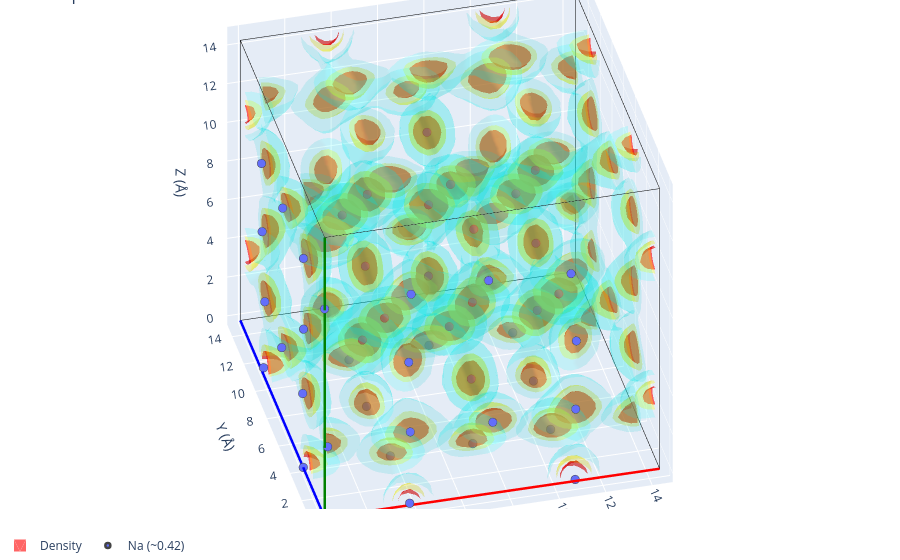

Notebook source saved alongside this figure:
### Markdown cell above
Overlaying the sites (red) on the sodium density isosurface.

### Code cell
vol.plot_3d(structure=sites)

### Figure 1 — Plotly figure (JSON) as saved in the notebook; plotly's stock layout.template omitted (floating-point values rounded to 4 significant figures; data arrays with more than 128 entries replaced by an {"elided": "..."} marker saying what was removed)
{"data": [{"line": {"color": "red", "width": 5}, "mode": "lines", "showlegend": false, "type": "scatter3d", "x": [0, 14.44], "y": [0, -0.02995], "z": [0, 3.137e-05]}, {"line": {"color": "blue", "width": 5}, "mode": "lines", "showlegend": false, "type": "scatter3d", "x": [0, -0.02995], "y": [0, 14.44], "z": [0, -5.366e-05]}, {"line": {"color": "green", "width": 5}, "mode": "lines", "showlegend": false, "type": "scatter3d", "x": [0, 3.129e-05], "y": [0, -5.396e-05], "z": [0, 14.48]}, {"line": {"color": "black", "width": 1}, "mode": "lines", "showlegend": false, "type": "scatter3d", "x": [14.44, 14.41], "y": [-0.02995, 14.41], "z": [3.137e-05, -2.229e-05]}, {"line": {"color": "black", "width": 1}, "mode": "lines", "showlegend": false, "type": "scatter3d", "x": [14.44, 14.44], "y": [-0.02995, -0.03], "z": [3.137e-05, 14.48]}, {"line": {"color": "black", "width": 1}, "mode": "lines", "showlegend": false, "type": "scatter3d", "x": [-0.02995, 14.41], "y": [14.44, 14.41], "z": [-5.366e-05, -2.229e-05]}, {"line": {"color": "black", "width": 1}, "mode": "lines", "showlegend": false, "type": "scatter3d", "x": [-0.02995, -0.02991], "y": [14.44, 14.44], "z": [-5.366e-05, 14.48]}, {"line": {"color": "black", "width": 1}, "mode": "lines", "showlegend": false, "type": "scatter3d", "x": [3.129e-05, 14.44], "y": [-5.396e-05, -0.03], "z": [14.48, 14.48]}, {"line": {"color": "black", "width": 1}, "mode": "lines", "showlegend": false, "type": "scatter3d", "x": [3.129e-05, -0.02991], "y": [-5.396e-05, 14.44], "z": [14.48, 14.48]}, {"line": {"color": "black", "width": 1}, "mode": "lines", "showlegend": false, "type": "scatter3d", "x": [14.41, -0.02991], "y": [14.41, 14.44], "z": [14.48, 14.48]}, {"line": {"color": "black", "width": 1}, "mode": "lines", "showlegend": false, "type": "scatter3d", "x": [14.41, 14.44], "y": [14.41, -0.03], "z": [14.48, 14.48]}, {"line": {"color": "black", "width": 1}, "mode": "lines", "showlegend": false, "type": "scatter3d", "x": [14.41, 14.41], "y": [14.41, 14.41], "z": [14.48, -2.229e-05]}, {"color": "red", "i": {"elided": "8112 int values"}, "j": {"elided": "8112 int values"}, "k": {"elided": "8112 int values"}, "legendgroup": "density", "name": "Density", "opacity": 0.6, "showlegend": true, "type": "mesh3d", "x": {"elided": "4794 float values"}, "y": {"elided": "4794 float values"}, "z": {"elided": "4794 float values"}}, {"color": "yellow", "i": {"elided": "15340 int values"}, "j": {"elided": "15340 int values"}, "k": {"elided": "15340 int values"}, "legendgroup": "density", "name": "Density", "opacity": 0.3, "showlegend": false, "type": "mesh3d", "x": {"elided": "8631 float values"}, "y": {"elided": "8631 float values"}, "z": {"elided": "8631 float values"}}, {"color": "cyan", "i": {"elided": "36892 int values"}, "j": {"elided": "36892 int values"}, "k": {"elided": "36892 int values"}, "legendgroup": "density", "name": "Density", "opacity": 0.15, "showlegend": false, "type": "mesh3d", "x": {"elided": "19728 float values"}, "y": {"elided": "19728 float values"}, "z": {"elided": "19728 float values"}}, {"line": {"color": "red", "width": 5}, "mode": "lines", "showlegend": false, "type": "scatter3d", "x": [0, 14.44], "y": [0, -0.02995], "z": [0, 3.137e-05]}, {"line": {"color": "blue", "width": 5}, "mode": "lines", "showlegend": false, "type": "scatter3d", "x": [0, -0.02995], "y": [0, 14.44], "z": [0, -5.366e-05]}, {"line": {"color": "green", "width": 5}, "mode": "lines", "showlegend": false, "type": "scatter3d", "x": [0, 3.129e-05], "y": [0, -5.396e-05], "z": [0, 14.48]}, {"line": {"color": "black", "width": 1}, "mode": "lines", "showlegend": false, "type": "scatter3d", "x": [14.44, 14.41], "y": [-0.02995, 14.41], "z": [3.137e-05, -2.229e-05]}, {"line": {"color": "black", "width": 1}, "mode": "lines", "showlegend": false, "type": "scatter3d", "x": [14.44, 14.44], "y": [-0.02995, -0.03], "z": [3.137e-05, 14.48]}, {"line": {"color": "black", "width": 1}, "mode": "lines", "showlegend": false, "type": "scatter3d", "x": [-0.02995, 14.41], "y": [14.44, 14.41], "z": [-5.366e-05, -2.229e-05]}, {"line": {"color": "black", "width": 1}, "mode": "lines", "showlegend": false, "type": "scatter3d", "x": [-0.02995, -0.02991], "y": [14.44, 14.44], "z": [-5.366e-05, 14.48]}, {"line": {"color": "black", "width": 1}, "mode": "lines", "showlegend": false, "type": "scatter3d", "x": [3.129e-05, 14.44], "y": [-5.396e-05, -0.03], "z": [14.48, 14.48]}, {"line": {"color": "black", "width": 1}, "mode": "lines", "showlegend": false, "type": "scatter3d", "x": [3.129e-05, -0.02991], "y": [-5.396e-05, 14.44], "z": [14.48, 14.48]}, {"line": {"color": "black", "width": 1}, "mode": "lines", "showlegend": false, "type": "scatter3d", "x": [14.41, -0.02991], "y": [14.41, 14.44], "z": [14.48, 14.48]}, {"line": {"color": "black", "width": 1}, "mode": "lines", "showlegend": false, "type": "scatter3d", "x": [14.41, 14.44], "y": [14.41, -0.03], "z": [14.48, 14.48]}, {"line": {"color": "black", "width": 1}, "mode": "lines", "showlegend": false, "type": "scatter3d", "x": [14.41, 14.41], "y": [14.41, 14.41], "z": [14.48, -2.229e-05]}, {"hovertemplate": "%{hovertext}<extra></extra>", "hovertext": ["Na<br>occupancy: 0.34"], "legendgroup": "Na", "marker": {"color": "#636EFA", "line": {"width": 2.5}, "size": 5}, "mode": "markers", "name": "Na (~0.42)", "showlegend": true, "type": "scatter3d", "x": [0.02771], "y": [7.369], "z": [10.79]}, {"hovertemplate": "%{hovertext}<extra></extra>", "hovertext": ["Na<br>occupancy: 0.43"], "legendgroup": "Na", "marker": {"color": "#636EFA", "line": {"width": 2.5}, "size": 5}, "mode": "markers", "name": "Na (~0.42)", "showlegend": false, "type": "scatter3d", "x": [-0.02242], "y": [10.82], "z": [10.67]}, {"hovertemplate": "%{hovertext}<extra></extra>", "hovertext": ["Na<br>occupancy: 0.42"], "legendgroup": "Na", "marker": {"color": "#636EFA", "line": {"width": 2.5}, "size": 5}, "mode": "markers", "name": "Na (~0.42)", "showlegend": false, "type": "scatter3d", "x": [3.611], "y": [7.244], "z": [-1.908e-05]}, {"hovertemplate": "%{hovertext}<extra></extra>", "hovertext": ["Na<br>occupancy: 0.44"], "legendgroup": "Na", "marker": {"color": "#636EFA", "line": {"width": 2.5}, "size": 5}, "mode": "markers", "name": "Na (~0.42)", "showlegend": false, "type": "scatter3d", "x": [3.704], "y": [10.64], "z": [-3.147e-05]}, {"hovertemplate": "%{hovertext}<extra></extra>", "hovertext": ["Na<br>occupancy: 0.44"], "legendgroup": "Na", "marker": {"color": "#636EFA", "line": {"width": 2.5}, "size": 5}, "mode": "markers", "name": "Na (~0.42)", "showlegend": false, "type": "scatter3d", "x": [7.196], "y": [10.81], "z": [-2.456e-05]}, {"hovertemplate": "%{hovertext}<extra></extra>", "hovertext": ["Na<br>occupancy: 0.49"], "legendgroup": "Na", "marker": {"color": "#636EFA", "line": {"width": 2.5}, "size": 5}, "mode": "markers", "name": "Na (~0.42)", "showlegend": false, "type": "scatter3d", "x": [7.205], "y": [10.95], "z": [3.486]}, {"hovertemplate": "%{hovertext}<extra></extra>", "hovertext": ["Na<br>occupancy: 0.21"], "legendgroup": "Na", "marker": {"color": "#636EFA", "line": {"width": 2.5}, "size": 5}, "mode": "markers", "name": "Na (~0.42)", "showlegend": false, "type": "scatter3d", "x": [-0.01528], "y": [7.369], "z": [3.589]}, {"hovertemplate": "%{hovertext}<extra></extra>", "hovertext": ["Na<br>occupancy: 0.22"], "legendgroup": "Na", "marker": {"color": "#636EFA", "line": {"width": 2.5}, "size": 5}, "mode": "markers", "name": "Na (~0.42)", "showlegend": false, "type": "scatter3d", "x": [0.06822], "y": [10.62], "z": [3.649]}, {"hovertemplate": "%{hovertext}<extra></extra>", "hovertext": ["Na<br>occupancy: 0.44"], "legendgroup": "Na", "marker": {"color": "#636EFA", "line": {"width": 2.5}, "size": 5}, "mode": "markers", "name": "Na (~0.42)", "showlegend": false, "type": "scatter3d", "x": [3.411], "y": [7.161], "z": [3.518]}, {"hovertemplate": "%{hovertext}<extra></extra>", "hovertext": ["Na<br>occupancy: 0.36"], "legendgroup": "Na", "marker": {"color": "#636EFA", "line": {"width": 2.5}, "size": 5}, "mode": "markers", "name": "Na (~0.42)", "showlegend": false, "type": "scatter3d", "x": [10.98], "y": [7.303], "z": [3.619]}, {"hovertemplate": "%{hovertext}<extra></extra>", "hovertext": ["Na<br>occupancy: 0.38"], "legendgroup": "Na", "marker": {"color": "#636EFA", "line": {"width": 2.5}, "size": 5}, "mode": "markers", "name": "Na (~0.42)", "showlegend": false, "type": "scatter3d", "x": [0.01507], "y": [10.87], "z": [7.106]}, {"hovertemplate": "%{hovertext}<extra></extra>", "hovertext": ["Na<br>occupancy: 0.56"], "legendgroup": "Na", "marker": {"color": "#636EFA", "line": {"width": 2.5}, "size": 5}, "mode": "markers", "name": "Na (~0.42)", "showlegend": false, "type": "scatter3d", "x": [3.501], "y": [11.01], "z": [7.244]}, {"hovertemplate": "%{hovertext}<extra></extra>", "hovertext": ["Na<br>occupancy: 0.46"], "legendgroup": "Na", "marker": {"color": "#636EFA", "line": {"width": 2.5}, "size": 5}, "mode": "markers", "name": "Na (~0.42)", "showlegend": false, "type": "scatter3d", "x": [10.94], "y": [10.8], "z": [7.182]}, {"hovertemplate": "%{hovertext}<extra></extra>", "hovertext": ["Na<br>occupancy: 0.37"], "legendgroup": "Na", "marker": {"color": "#636EFA", "line": {"width": 2.5}, "size": 5}, "mode": "markers", "name": "Na (~0.42)", "showlegend": false, "type": "scatter3d", "x": [0.05285], "y": [10.77], "z": [0.1319]}, {"hovertemplate": "%{hovertext}<extra></extra>", "hovertext": ["Na<br>occupancy: 0.44"], "legendgroup": "Na", "marker": {"color": "#636EFA", "line": {"width": 2.5}, "size": 5}, "mode": "markers", "name": "Na (~0.42)", "showlegend": false, "type": "scatter3d", "x": [3.644], "y": [7.261], "z": [10.94]}, {"hovertemplate": "%{hovertext}<extra></extra>", "hovertext": ["Na<br>occupancy: 0.48"], "legendgroup": "Na", "marker": {"color": "#636EFA", "line": {"width": 2.5}, "size": 5}, "mode": "markers", "name": "Na (~0.42)", "showlegend": false, "type": "scatter3d", "x": [10.94], "y": [3.407], "z": [7.23]}, {"hovertemplate": "%{hovertext}<extra></extra>", "hovertext": ["Na<br>occupancy: 0.51"], "legendgroup": "Na", "marker": {"color": "#636EFA", "line": {"width": 2.5}, "size": 5}, "mode": "markers", "name": "Na (~0.42)", "showlegend": false, "type": "scatter3d", "x": [10.84], "y": [-0.02252], "z": [7.238]}, {"hovertemplate": "%{hovertext}<extra></extra>", "hovertext": ["Na<br>occupancy: 0.45"], "legendgroup": "Na", "marker": {"color": "#636EFA", "line": {"width": 2.5}, "size": 5}, "mode": "markers", "name": "Na (~0.42)", "showlegend": false, "type": "scatter3d", "x": [-0.00752], "y": [3.633], "z": [7.182]}, {"hovertemplate": "%{hovertext}<extra></extra>", "hovertext": ["Na<br>occupancy: 0.40"], "legendgroup": "Na", "marker": {"color": "#636EFA", "line": {"width": 2.5}, "size": 5}, "mode": "markers", "name": "Na (~0.42)", "showlegend": false, "type": "scatter3d", "x": [-0.007827], "y": [3.777], "z": [3.752]}, {"hovertemplate": "%{hovertext}<extra></extra>", "hovertext": ["Na<br>occupancy: 0.47"], "legendgroup": "Na", "marker": {"color": "#636EFA", "line": {"width": 2.5}, "size": 5}, "mode": "markers", "name": "Na (~0.42)", "showlegend": false, "type": "scatter3d", "x": [3.467], "y": [3.557], "z": [7.192]}, {"hovertemplate": "%{hovertext}<extra></extra>", "hovertext": ["Na<br>occupancy: 0.53"], "legendgroup": "Na", "marker": {"color": "#636EFA", "line": {"width": 2.5}, "size": 5}, "mode": "markers", "name": "Na (~0.42)", "showlegend": false, "type": "scatter3d", "x": [3.654], "y": [0.1277], "z": [7.298]}, {"hovertemplate": "%{hovertext}<extra></extra>", "hovertext": ["Na<br>occupancy: 0.42"], "legendgroup": "Na", "marker": {"color": "#636EFA", "line": {"width": 2.5}, "size": 5}, "mode": "markers", "name": "Na (~0.42)", "showlegend": false, "type": "scatter3d", "x": [3.684], "y": [-0.007657], "z": [3.788]}, {"hovertemplate": "%{hovertext}<extra></extra>", "hovertext": ["Na<br>occupancy: 0.29"], "legendgroup": "Na", "marker": {"color": "#636EFA", "line": {"width": 2.5}, "size": 5}, "mode": "markers", "name": "Na (~0.42)", "showlegend": false, "type": "scatter3d", "x": [7.132], "y": [0.2645], "z": [10.81]}, {"hovertemplate": "%{hovertext}<extra></extra>", "hovertext": ["Na<br>occupancy: 0.15"], "legendgroup": "Na", "marker": {"color": "#636EFA", "line": {"width": 2.5}, "size": 5}, "mode": "markers", "name": "Na (~0.42)", "showlegend": false, "type": "scatter3d", "x": [7.318], "y": [3.573], "z": [11.09]}, {"hovertemplate": "%{hovertext}<extra></extra>", "hovertext": ["Na<br>occupancy: 0.41"], "legendgroup": "Na", "marker": {"color": "#636EFA", "line": {"width": 2.5}, "size": 5}, "mode": "markers", "name": "Na (~0.42)", "showlegend": false, "type": "scatter3d", "x": [7.282], "y": [3.602], "z": [2.395e-06]}, {"hovertemplate": "%{hovertext}<extra></extra>", "hovertext": ["Na<br>occupancy: 0.53"], "legendgroup": "Na", "marker": {"color": "#636EFA", "line": {"width": 2.5}, "size": 5}, "mode": "markers", "name": "Na (~0.42)", "showlegend": false, "type": "scatter3d", "x": [10.69], "y": [3.785], "z": [0.007945]}, {"hovertemplate": "%{hovertext}<extra></extra>", "hovertext": ["Na<br>occupancy: 0.46"], "legendgroup": "Na", "marker": {"color": "#636EFA", "line": {"width": 2.5}, "size": 5}, "mode": "markers", "name": "Na (~0.42)", "showlegend": false, "type": "scatter3d", "x": [3.726], "y": [0.02565], "z": [10.87]}, {"hovertemplate": "%{hovertext}<extra></extra>", "hovertext": ["Na<br>occupancy: 0.46"], "legendgroup": "Na", "marker": {"color": "#636EFA", "line": {"width": 2.5}, "size": 5}, "mode": "markers", "name": "Na (~0.42)", "showlegend": false, "type": "scatter3d", "x": [7.194], "y": [3.511], "z": [3.418]}, {"hovertemplate": "%{hovertext}<extra></extra>", "hovertext": ["Na<br>occupancy: 0.47"], "legendgroup": "Na", "marker": {"color": "#636EFA", "line": {"width": 2.5}, "size": 5}, "mode": "markers", "name": "Na (~0.42)", "showlegend": false, "type": "scatter3d", "x": [7.258], "y": [0.05617], "z": [3.611]}, {"hovertemplate": "%{hovertext}<extra></extra>", "hovertext": ["Na<br>occupancy: 0.50"], "legendgroup": "Na", "marker": {"color": "#636EFA", "line": {"width": 2.5}, "size": 5}, "mode": "markers", "name": "Na (~0.42)", "showlegend": false, "type": "scatter3d", "x": [10.61], "y": [-0.02206], "z": [10.75]}, {"hovertemplate": "%{hovertext}<extra></extra>", "hovertext": ["Na<br>occupancy: 0.44"], "legendgroup": "Na", "marker": {"color": "#636EFA", "line": {"width": 2.5}, "size": 5}, "mode": "markers", "name": "Na (~0.42)", "showlegend": false, "type": "scatter3d", "x": [10.82], "y": [7.299], "z": [-3.668e-06]}, {"hovertemplate": "%{hovertext}<extra></extra>", "hovertext": ["Na<br>occupancy: 0.33"], "legendgroup": "Na", "marker": {"color": "#636EFA", "line": {"width": 2.5}, "size": 5}, "mode": "markers", "name": "Na (~0.42)", "showlegend": false, "type": "scatter3d", "x": [10.87], "y": [7.184], "z": [10.96]}, {"hovertemplate": "%{hovertext}<extra></extra>", "hovertext": ["Na<br>occupancy: 0.48"], "legendgroup": "Na", "marker": {"color": "#636EFA", "line": {"width": 2.5}, "size": 5}, "mode": "markers", "name": "Na (~0.42)", "showlegend": false, "type": "scatter3d", "x": [0.0317], "y": [3.807], "z": [10.71]}, {"hovertemplate": "%{hovertext}<extra></extra>", "hovertext": ["Na<br>occupancy: 0.40"], "legendgroup": "Na", "marker": {"color": "#636EFA", "line": {"width": 2.5}, "size": 5}, "mode": "markers", "name": "Na (~0.42)", "showlegend": false, "type": "scatter3d", "x": [10.82], "y": [10.84], "z": [-1.681e-05]}, {"hovertemplate": "%{hovertext}<extra></extra>", "hovertext": ["Na<br>occupancy: 0.56"], "legendgroup": "Na", "marker": {"color": "#636EFA", "line": {"width": 2.5}, "size": 5}, "mode": "markers", "name": "Na (~0.42)", "showlegend": false, "type": "scatter3d", "x": [3.724], "y": [3.594], "z": [-5.281e-06]}, {"hovertemplate": "%{hovertext}<extra></extra>", "hovertext": ["Na<br>occupancy: 0.29"], "legendgroup": "Na", "marker": {"color": "#636EFA", "line": {"width": 2.5}, "size": 5}, "mode": "markers", "name": "Na (~0.42)", "showlegend": false, "type": "scatter3d", "x": [0.1253], "y": [-0.0002735], "z": [3.644]}, {"hovertemplate": "%{hovertext}<extra></extra>", "hovertext": ["Na<br>occupancy: 0.38"], "legendgroup": "Na", "marker": {"color": "#636EFA", "line": {"width": 2.5}, "size": 5}, "mode": "markers", "name": "Na (~0.42)", "showlegend": false, "type": "scatter3d", "x": [10.83], "y": [0.03392], "z": [3.675]}, {"hovertemplate": "%{hovertext}<extra></extra>", "hovertext": ["Na<br>occupancy: 0.34"], "legendgroup": "Na", "marker": {"color": "#636EFA", "line": {"width": 2.5}, "size": 5}, "mode": "markers", "name": "Na (~0.42)", "showlegend": false, "type": "scatter3d", "x": [7.212], "y": [7.177], "z": [10.88]}, {"hovertemplate": "%{hovertext}<extra></extra>", "hovertext": ["Na<br>occupancy: 0.33"], "legendgroup": "Na", "marker": {"color": "#636EFA", "line": {"width": 2.5}, "size": 5}, "mode": "markers", "name": "Na (~0.42)", "showlegend": false, "type": "scatter3d", "x": [10.85], "y": [6.976], "z": [7.342]}, {"hovertemplate": "%{hovertext}<extra></extra>", "hovertext": ["Na<br>occupancy: 0.53"], "legendgroup": "Na", "marker": {"color": "#636EFA", "line": {"width": 2.5}, "size": 5}, "mode": "markers", "name": "Na (~0.42)", "showlegend": false, "type": "scatter3d", "x": [3.659], "y": [-0.007591], "z": [0.1077]}, {"hovertemplate": "%{hovertext}<extra></extra>", "hovertext": ["Na<br>occupancy: 0.49"], "legendgroup": "Na", "marker": {"color": "#636EFA", "line": {"width": 2.5}, "size": 5}, "mode": "markers", "name": "Na (~0.42)", "showlegend": false, "type": "scatter3d", "x": [7.166], "y": [11.04], "z": [10.86]}, {"hovertemplate": "%{hovertext}<extra></extra>", "hovertext": ["Na<br>occupancy: 0.51"], "legendgroup": "Na", "marker": {"color": "#636EFA", "line": {"width": 2.5}, "size": 5}, "mode": "markers", "name": "Na (~0.42)", "showlegend": false, "type": "scatter3d", "x": [7.189], "y": [10.86], "z": [7.23]}, {"hovertemplate": "%{hovertext}<extra></extra>", "hovertext": ["Na<br>occupancy: 0.44"], "legendgroup": "Na", "marker": {"color": "#636EFA", "line": {"width": 2.5}, "size": 5}, "mode": "markers", "name": "Na (~0.42)", "showlegend": false, "type": "scatter3d", "x": [-5.472e-05], "y": [0.03756], "z": [10.76]}, {"hovertemplate": "%{hovertext}<extra></extra>", "hovertext": ["Na<br>occupancy: 0.50"], "legendgroup": "Na", "marker": {"color": "#636EFA", "line": {"width": 2.5}, "size": 5}, "mode": "markers", "name": "Na (~0.42)", "showlegend": false, "type": "scatter3d", "x": [10.82], "y": [0.09628], "z": [2.307e-05]}, {"hovertemplate": "%{hovertext}<extra></extra>", "hovertext": ["Na<br>occupancy: 0.45"], "legendgroup": "Na", "marker": {"color": "#636EFA", "line": {"width": 2.5}, "size": 5}, "mode": "markers", "name": "Na (~0.42)", "showlegend": false, "type": "scatter3d", "x": [7.166], "y": [7.204], "z": [3.525]}, {"hovertemplate": "%{hovertext}<extra></extra>", "hovertext": ["Na<br>occupancy: 0.44"], "legendgroup": "Na", "marker": {"color": "#636EFA", "line": {"width": 2.5}, "size": 5}, "mode": "markers", "name": "Na (~0.42)", "showlegend": false, "type": "scatter3d", "x": [7.251], "y": [3.539], "z": [7.357]}, {"hovertemplate": "%{hovertext}<extra></extra>", "hovertext": ["Na<br>occupancy: 0.42"], "legendgroup": "Na", "marker": {"color": "#636EFA", "line": {"width": 2.5}, "size": 5}, "mode": "markers", "name": "Na (~0.42)", "showlegend": false, "type": "scatter3d", "x": [3.57], "y": [7.298], "z": [7.214]}, {"hovertemplate": "%{hovertext}<extra></extra>", "hovertext": ["Na<br>occupancy: 0.42"], "legendgroup": "Na", "marker": {"color": "#636EFA", "line": {"width": 2.5}, "size": 5}, "mode": "markers", "name": "Na (~0.42)", "showlegend": false, "type": "scatter3d", "x": [-0.007643], "y": [3.684], "z": [-1.369e-05]}], "layout": {"legend": {"orientation": "h", "x": 0, "xanchor": "left", "y": -0.1, "yanchor": "bottom"}, "margin": {"b": 0, "l": 0, "r": 0, "t": 0}, "scene": {"aspectmode": "manual", "aspectratio": {"x": 1.444, "y": 1.444, "z": 1.448}, "camera": {"eye": {"x": -0.7219, "y": -2.887, "z": 2.171}, "projection": {"type": "orthographic"}}, "xaxis": {"title": {"text": "X (Å)"}}, "yaxis": {"title": {"text": "Y (Å)"}}, "zaxis": {"title": {"text": "Z (Å)"}}}, "showlegend": true, "title": {"text": "3D plot"}}}
